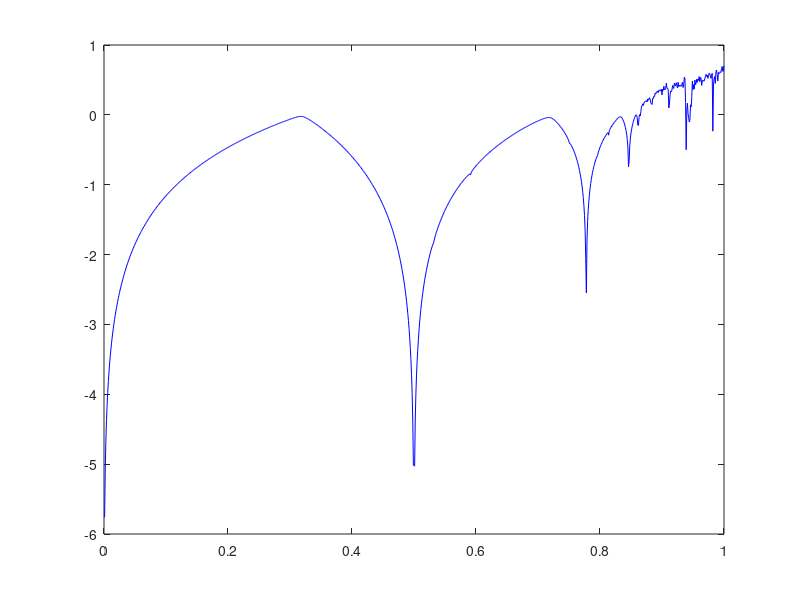

This figure's MATLAB source:
clear all;clc;
u=0:0.001:1;p=100;k=length(u);
for n=1:k 
    for m=2:p
        x(1,n)=0.1;
          x(m,n)=u(n)*sin(pi*x(m-1,n));
    end
end

for r=1:k 
   for h=2:p 
       A{1,r}=[pi*u(r)*cos(pi*x(1,r))];
       A{h,r}=[pi*u(r)*cos(pi*x(h,r))]*A{h-1,r}; 
   end
end

for t=1:k  
    vv(:,t)=eig(A{p,t});
     v=abs(vv);
    LE1=1/p*log(v);
end
plot(u,LE1,'b');